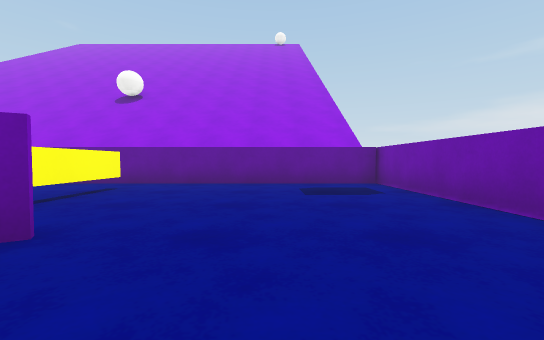
[1] (above)

24 first-person views from a walk through a Unity game level. The camera is 0.55 m above the floor, tilts 2° down and sees 90° across. The floor is counted in squares, 1 m on a side. Each view is taken from the middle of a square. On the plan, view 1 faces up. The plan holds only what a view shows up to about 9 squares ahead; the rest is blank. The place goes on beyond the plan. The player is left out. Surface patterns are stand-ins for the level's own textures.

[2]
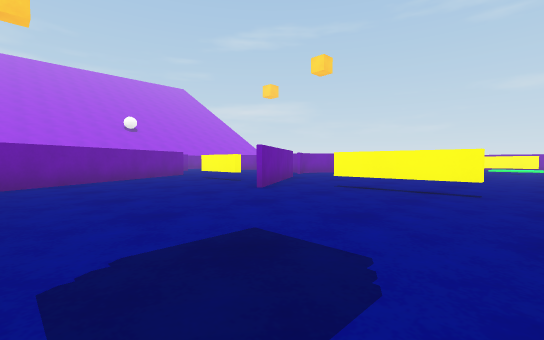

[3]
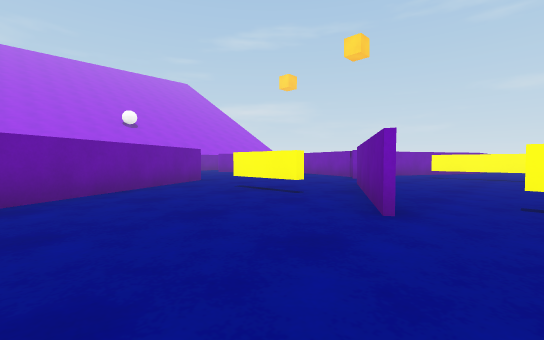

[4]
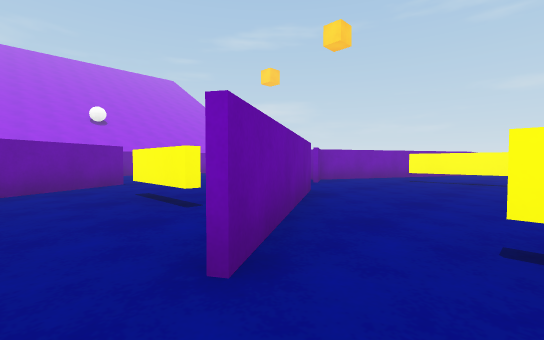

[5]
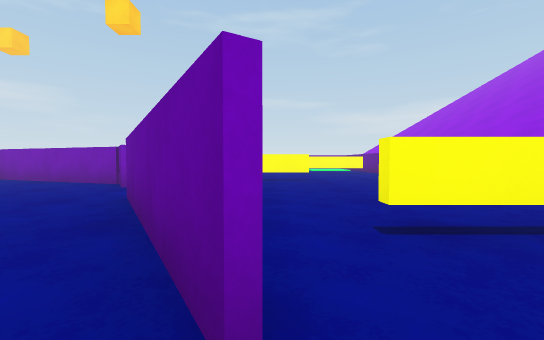

[6]
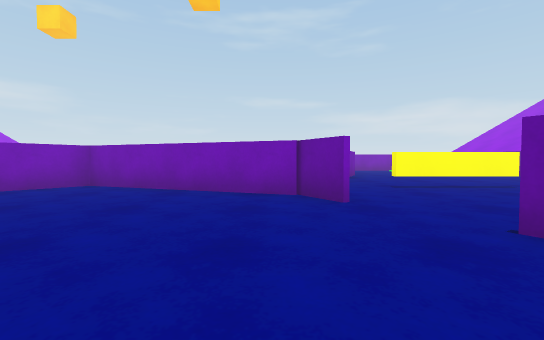

[7]
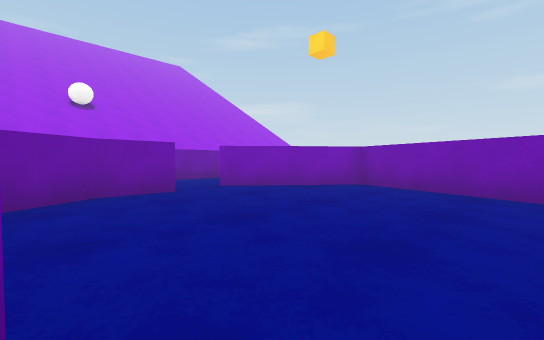

[8]
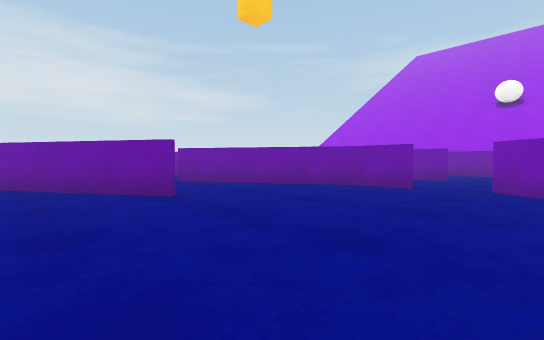

[9]
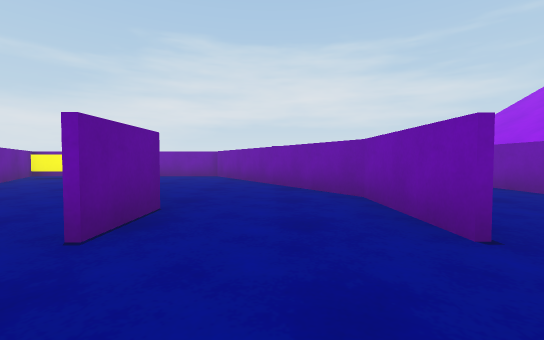

[10]
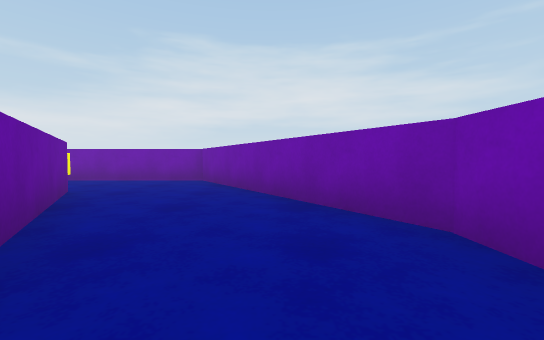

[11]
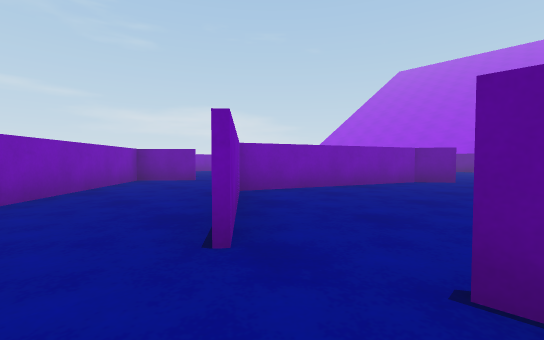

[12]
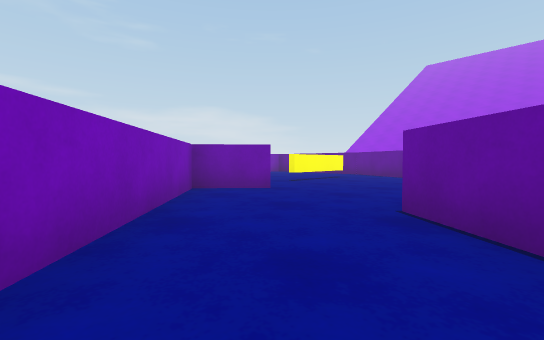

[13]
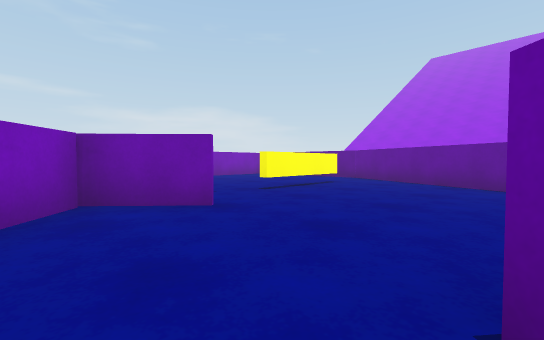

[14]
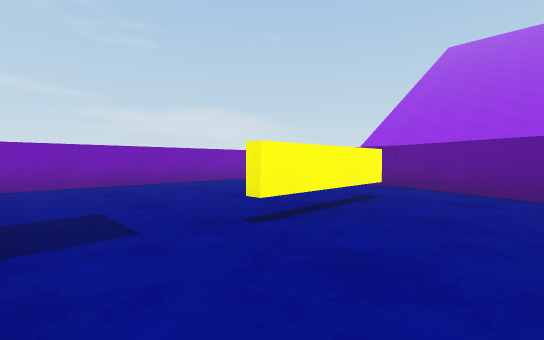

[15]
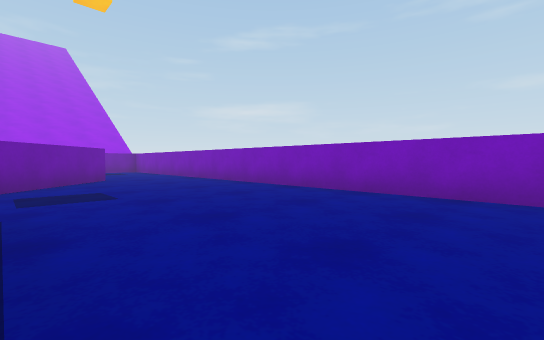

[16]
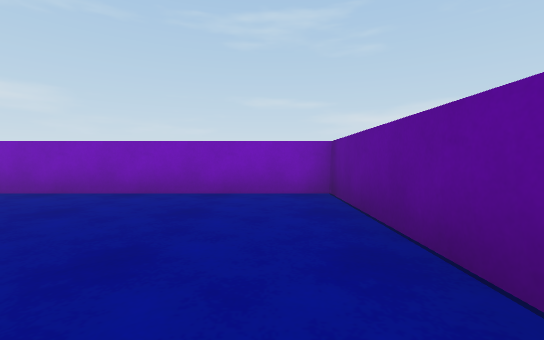

[17]
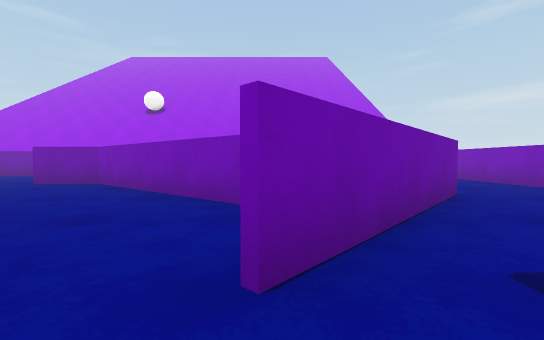

[18]
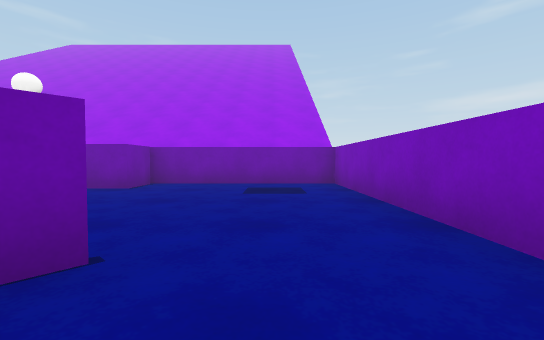

[19]
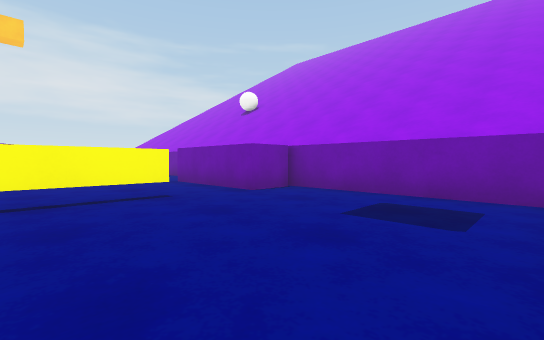

[20]
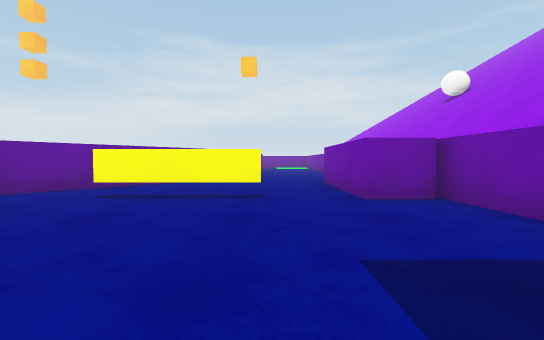

[21]
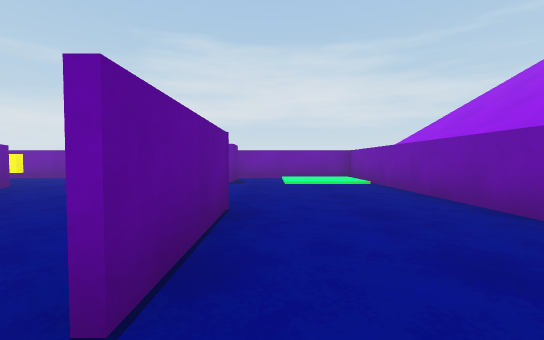

[22]
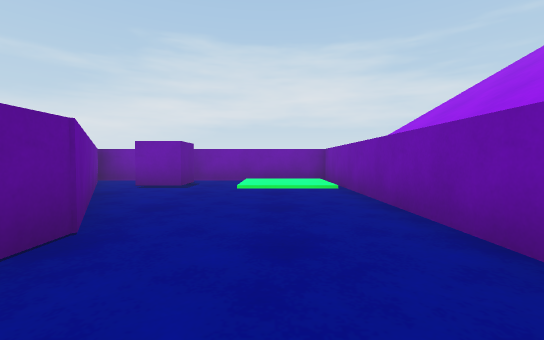

[23]
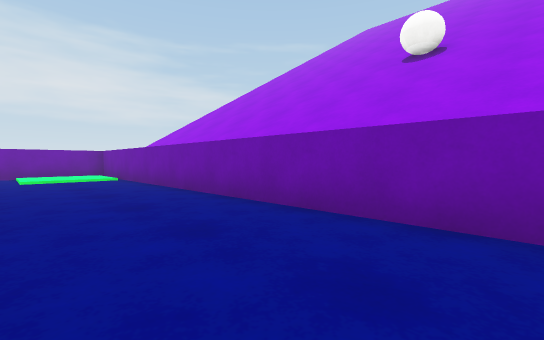

[24]
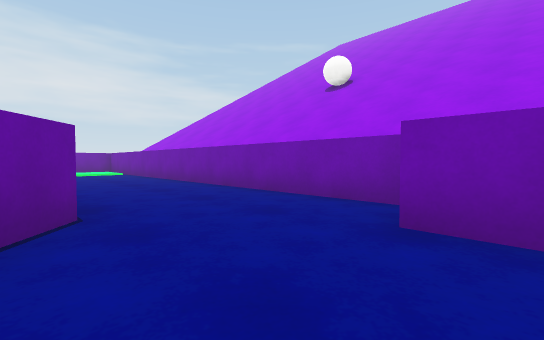

### Floor plan
Key: @ floor where view 1 was taken; # wall or solid block; . main floor; : floor 0.05 m higher than the main floor; = window, fence, low wall or low ledge; ^ raised ledge; T thing the floor can be seen under or through.
Columns run from 18 left of view 1 to 3 right of it. Each row starts with its distance up from view 1.
  7              #########
  6         .............#
  5       .........^.....#
  4       .........^.....#
  3       ...T.....^.....#
  2       ...T.....=#....
  1 #######..T.....#.....
  0 #.....###....###..@..
 -1 #....#..####...#...##
 -2 #....#....#......###.
 -3 #....#....#.....####.#
 -4 #.........#.....####.#
 -5 #........##......=#..#
 -6 #....##..##.....##...#
 -7 #...TT#...##..###....#
 -8 #..TTT###..#.##....###
 -9 #....T..##.......####
-10 #....T...###.#####.###
-11 #....T...............#
-12 #..................::#
-13 #....^^^^..........::#
-14 #####^  ##############

Positions as (right, up) in squares from view 1, and headings:
1: (0, 0), facing up
2: (2, 6), facing down-left
3: (1, 3), facing down-left
4: (-1, 3), facing down-left
5: (-1, 2), facing left
6: (-3, -2), facing left
7: (-3, -3), facing down-left
8: (-7, -2), facing down-right
9: (-7, -9), facing right
10: (-5, -9), facing right
11: (-5, -9), facing up-left
12: (-8, -9), facing up-left
13: (-9, -7), facing up-left
14: (-11, -5), facing up-left
15: (-13, 0), facing down-left
16: (-13, 0), facing left
17: (-12, -4), facing down
18: (-16, -7), facing down
19: (-17, -9), facing down-right
20: (-17, -11), facing right
21: (-6, -11), facing right
22: (-5, -12), facing right
23: (-8, -11), facing down-right
24: (-11, -10), facing down-right
